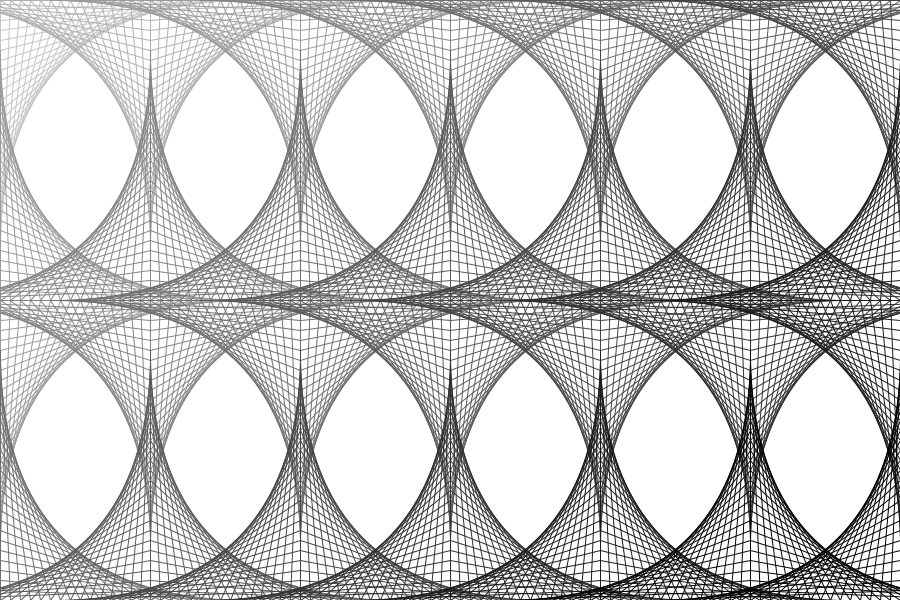
Frame 1 (no input)
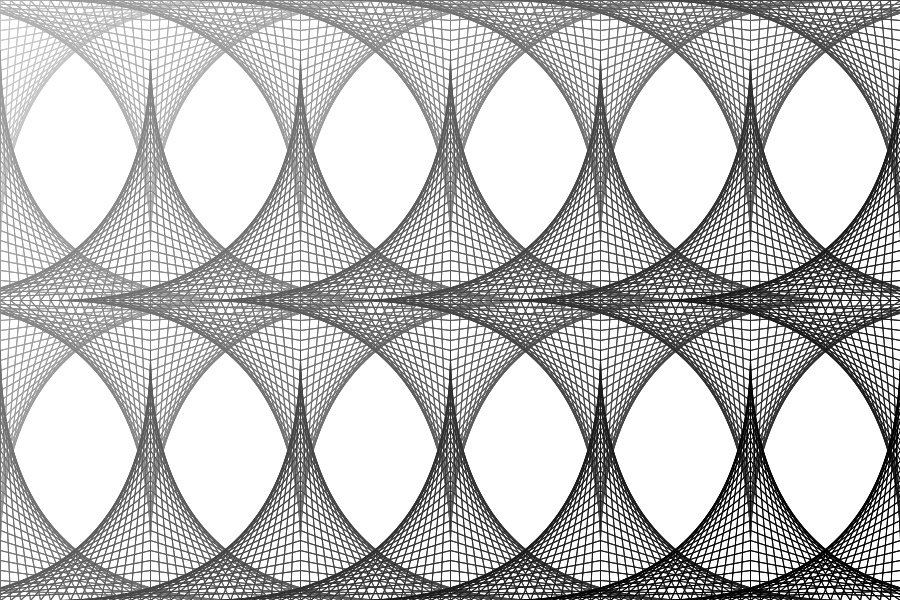
Frame 2 (the mouse pressed at the canvas centre, redrawn once)

The Processing sketch that drew these frames (run headless with seeded random() and noise(); the mouse was pressed at the canvas centre and the sketch redrawn once):

// Processing sketch: processing_2706
// ── processing_2706.pde


/*
 * Just playing around with layering some shapes one on
 * top of another while increasing the darkness.
 */

void setup() {
  size(900, 600);
  background(255);
  smooth();
  noLoop();
}

void draw(){
  // lots of magic numbers
  // this is trying to increase the darkness
  // of the star thing as they progress from
  // the upper left corner to the lower right.
  
  for (int y = 0; y <= 600; y += 300) {
    for (int x = 0;x <= 900; x += 150) {
      int b = x+y + 100;
      stroke(212.0 - b*(128.0/900.0));
      star_thing (x, y, 500, 10);
    }
  }
}

void star_thing(int x, int y, int sz, int step) {
  int x_min = x-sz/2;
  int x_mid = x;
  int x_max = x+sz/2;
  int y_min = y-sz/2;
  int y_mid = y;
  int y_max = y+sz/2;
    
  // upper left quadrant
  for (int i = 0; i <= sz/2; i += step) {
    line(x_min + i, y_mid, x_mid, y_mid - i);
  }
  // lower left quadrant
  for (int i = 0; i <= sz/2; i += step) {
    line(x_min + i, y_mid, x_mid, y_mid + i);
  }
  // upper right quadrant
  for (int i = 0; i <= sz/2; i += step) {
    line(x_max - i, y_mid, x_mid, y_mid - i);
  }
  // lower right quadrant
  for (int i = 0; i <= sz/2; i += step) {
    line(x_max - i, y_mid, x_mid, y_mid + i);
  }
}
